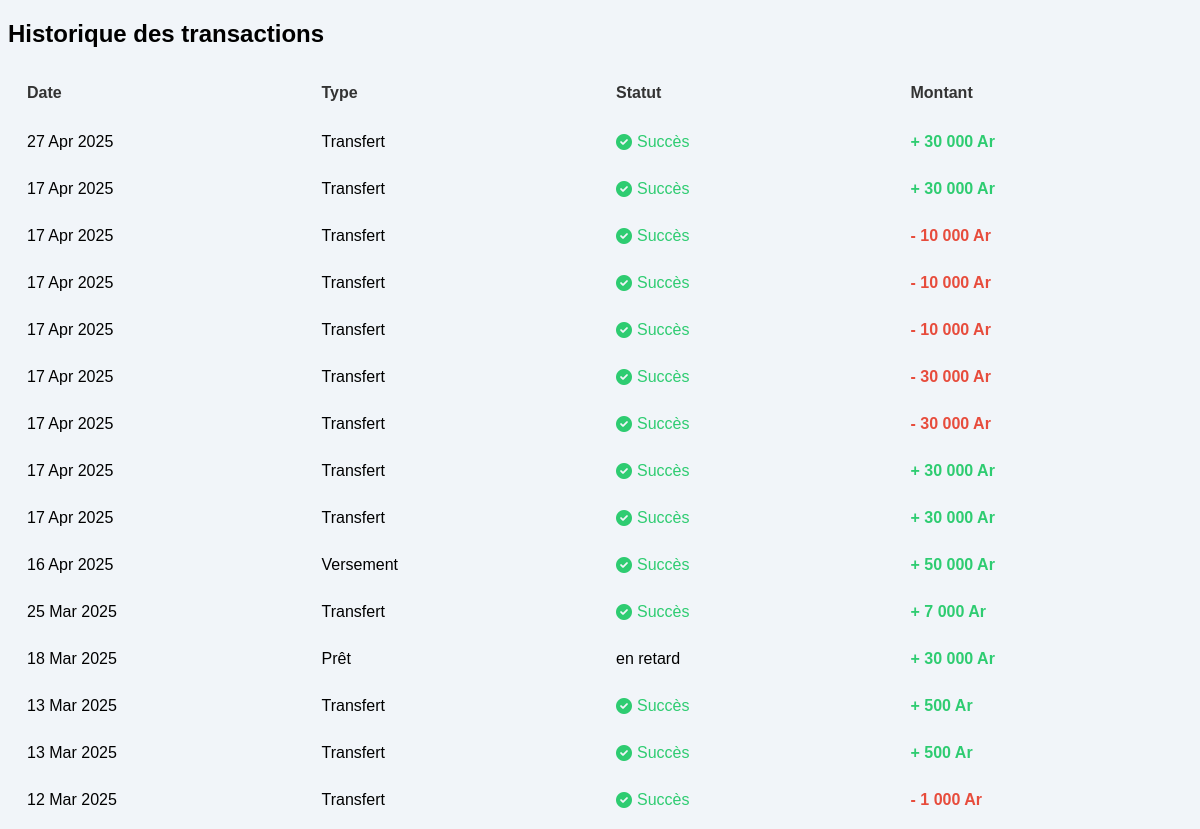
Screenshot of /Admin-interface/pages/profil/profilHistory.php?numCompte=02610015 with the database file from the repository.
### tables this page shows
CREATE TABLE `virement` (
  `idVirement` int(11) NOT NULL,
  `numCompteEnvoyeur` varchar(20) DEFAULT NULL,
  `numCompteBeneficiaire` varchar(20) DEFAULT NULL,
  `montant` decimal(10,2) DEFAULT NULL,
  `dateTransfert` datetime DEFAULT current_timestamp()
);

CREATE TABLE `versement` (
  `id` int(11) NOT NULL,
  `numCompte` varchar(255) NOT NULL,
  `montant` decimal(10,2) NOT NULL,
  `dateVersement` datetime NOT NULL DEFAULT current_timestamp()
);

CREATE TABLE `preter` (
  `numPret` int(11) NOT NULL,
  `numCompte` varchar(20) NOT NULL,
  `montantPrete` decimal(10,2) NOT NULL,
  `datePret` date NOT NULL,
  `statut` enum('en cours','remboursé','en retard') NOT NULL DEFAULT 'en cours',
  `delais` int(11) NOT NULL,
  `montantARembourser` decimal(10,2) NOT NULL,
  `dateRemboursement` date DEFAULT NULL,
  `dernierCalculFrais` date DEFAULT NULL
);

### Admin-interface/pages/profil/profilHistory.php (the view, shortened to what this page needs)
<?php
include "../config/db.php";
$numCompte = isset($_GET['numCompte']) ? trim($_GET['numCompte']) : '';
$transactions = [];
$sql_virements_envoyes = "SELECT dateTransfert as date, 'Transfert' as type, 'Succès' as statut, montant, 'sortie' as direction
                          FROM virement
                          WHERE numCompteEnvoyeur = ?";
$stmt_envoyes = $conn->prepare($sql_virements_envoyes);
if ($stmt_envoyes) {
    $stmt_envoyes->bind_param("s", $numCompte);
    $stmt_envoyes->execute();
    $result_envoyes = $stmt_envoyes->get_result();
    while ($row = $result_envoyes->fetch_assoc()) {
        $transactions[] = $row;
    }
}
$sql_virements_recus = "SELECT dateTransfert as date, 'Transfert' as type, 'Succès' as statut, montant, 'entree' as direction
                        FROM virement
                        WHERE numCompteBeneficiaire = ?";
$stmt_recus = $conn->prepare($sql_virements_recus);
if ($stmt_recus) {
    $stmt_recus->bind_param("s", $numCompte);
    $stmt_recus->execute();
    $result_recus = $stmt_recus->get_result();
    while ($row = $result_recus->fetch_assoc()) {
        $transactions[] = $row;
    }
}
$sql_versements = "SELECT dateVersement as date, 'Versement' as type, 'Succès' as statut, montant, 'entree' as direction
                   FROM versement
                   WHERE numCompte = ?";
$stmt_versements = $conn->prepare($sql_versements);
if ($stmt_versements) {
    $stmt_versements->bind_param("s", $numCompte);
    $stmt_versements->execute();
    $result_versements = $stmt_versements->get_result();
    while ($row = $result_versements->fetch_assoc()) {
        $transactions[] = $row;
    }
}
$sql_prets = "SELECT datePret as date, 'Prêt' as type, statut, montantPrete as montant FROM preter WHERE numCompte = ?";
$stmt_prets = $conn->prepare($sql_prets);
if ($stmt_prets) {
    $stmt_prets->bind_param("s", $numCompte);
    $stmt_prets->execute();
    $result_prets = $stmt_prets->get_result();
    while ($row = $result_prets->fetch_assoc()) {
        if (strtolower($row['statut']) == 'remboursé' || strtolower($row['statut']) == 'rembourse') {
            $row['direction'] = 'sortie';
        } else {
            $row['direction'] = 'entree';
        }
        $transactions[] = $row;
    }
}
usort($transactions, function($a, $b) {
    return strtotime($b['date']) - strtotime($a['date']);
});
?>
<!DOCTYPE html>
<html lang="fr">
<head>
    <link rel="stylesheet" href="https://cdnjs.cloudflare.com/ajax/libs/font-awesome/6.0.0/css/all.min.css">
</head>
<body>
    <h2>Historique des transactions</h2>
    <?php if (count($transactions) > 0): ?>
        <table class="transaction-table">
            <thead>
                <tr>
                    <th>Date</th>
                    <th>Type</th>
                    <th>Statut</th>
                    <th>Montant</th>
                </tr>
            </thead>
            <tbody>
                <?php foreach ($transactions as $transaction): ?>
                    <tr>
                        <td><?php echo date('d M Y', strtotime($transaction['date'])); ?></td>
                        <td><?php echo htmlspecialchars($transaction['type']); ?></td>
                        <td>
                            <?php if (strtolower($transaction['statut']) == 'succès' || strtolower($transaction['statut']) == 'succes'): ?>
                                <span class="statut-success"><i class="fas fa-check-circle"></i> <?php echo htmlspecialchars($transaction['statut']); ?></span>
                            <?php else: ?>
                                <span class="statut-autre"><?php echo htmlspecialchars($transaction['statut']); ?></span>
                            <?php endif; ?>
                        </td>
                        <td class="<?php echo $transaction['direction'] == 'sortie' ? 'montant-sortie' : 'montant-entree'; ?>">
                            <?php echo $transaction['direction'] == 'sortie' ? '- ' : '+ '; ?>
                            <?php echo number_format($transaction['montant'], 0, ',', ' '); ?> Ar
                        </td>
                    </tr>
                <?php endforeach; ?>
            </tbody>
        </table>
    <?php else: ?>
        <div class="no-transactions">Aucune transaction trouvée pour ce compte.</div>
    <?php endif; ?>
</body>
</html>

### Admin-interface/pages/profil/profilHistory.php (style rules this page uses)
body { font-family: 'Arial', sans-serif; background-color: #F1F5F9; }
.transaction-table { width: 100%; border-collapse: separate; margin-top: 20px; table-layout: fixed; }
.transaction-table thead { position: sticky; top: 0; z-index: 1; }
.transaction-table tbody { display: block; max-height: 700px; overflow-y: auto; }
.transaction-table thead tr, .transaction-table tbody tr { display: table; width: 100%; table-layout: fixed; }
.transaction-table th, .transaction-table td { padding: 12px 15px; text-align: left; border-bottom: 0.5px solid #F1F5F9; }
.transaction-table th { background-color: #F1F5F9; font-weight: bold; color: #333; }
.transaction-table tr { background-color: #F1F5F9; }
.montant-sortie { color: #e74c3c; font-weight: bold; }
.montant-entree { color: #2ecc71; font-weight: bold; }
.statut-success { color: #2ecc71; display: flex; align-items: center; }
.statut-success i { margin-right: 5px; }
.statut-autre { display: flex; align-items: center; }

### rows the page displays
virement: dateTransfert "27 Apr 2025", type "Transfert", statut "Succès", montant "30 000"
virement: dateTransfert "17 Apr 2025", type "Transfert", statut "Succès", montant "30 000"
virement: dateTransfert "17 Apr 2025", type "Transfert", statut "Succès", montant "10 000"
virement: dateTransfert "17 Apr 2025", type "Transfert", statut "Succès", montant "10 000"
virement: dateTransfert "17 Apr 2025", type "Transfert", statut "Succès", montant "10 000"
virement: dateTransfert "17 Apr 2025", type "Transfert", statut "Succès", montant "30 000"
virement: dateTransfert "17 Apr 2025", type "Transfert", statut "Succès", montant "30 000"
virement: dateTransfert "17 Apr 2025", type "Transfert", statut "Succès", montant "30 000"
virement: dateTransfert "17 Apr 2025", type "Transfert", statut "Succès", montant "30 000"
versement: dateVersement "16 Apr 2025", type "Versement", statut "Succès", montant "50 000"
virement: dateTransfert "25 Mar 2025", type "Transfert", statut "Succès", montant "7 000"
preter: datePret "18 Mar 2025", type "Prêt", statut "en retard", montantPrete "30 000"
virement: dateTransfert "13 Mar 2025", type "Transfert", statut "Succès", montant "500"
virement: dateTransfert "13 Mar 2025", type "Transfert", statut "Succès", montant "500"
virement: dateTransfert "12 Mar 2025", type "Transfert", statut "Succès", montant "1 000"
